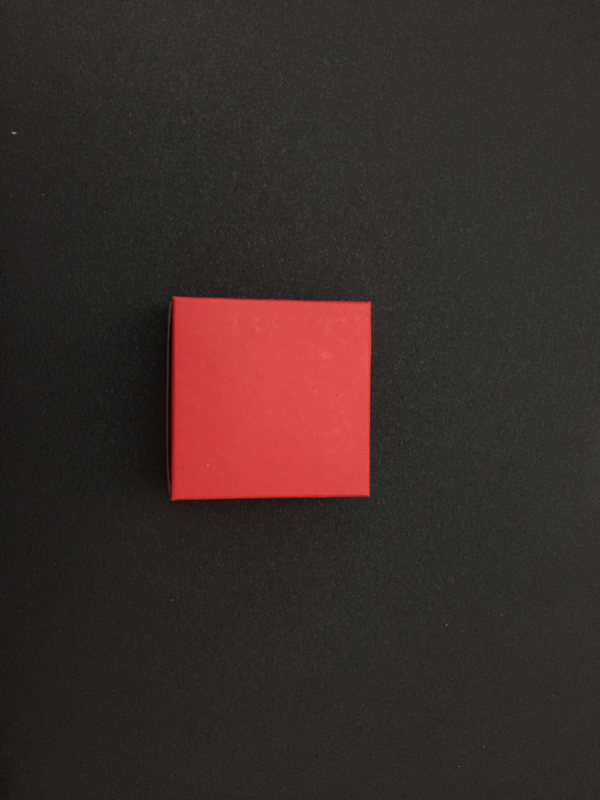
#> input picture data/olddata/dat6.jpeg, 1200 x 1600 px, found by its file name (shown at 1/2 size)
$ jupyter execute --allow-errors Untitled.ipynb
#> lines starting #> are read from the running program, lines starting #| are printed output that depends on the picture; after the words box and inside, x2 and y2 are one past the last pixel; in counts of white or black regions, pixels touching at a corner belong together
[cell 1]
import numpy as np
from matplotlib import pyplot as plt
import skimage

[cell 2]
skimage.io.available_plugins

#> (a cell that did not finish here is left out)

[cell 4]
image = skimage.io.imread("data/dat6.jpeg")
#> image is the input picture: shape (1600, 1200, 3); mean R, G, B 57, 43.9, 41.4

[cell 5]
print(image.shape)
#| (1600, 1200, 3)
plt.imshow(image)

[cell 6]
rescaled_image = skimage.transform.rescale(image, 0.25, anti_aliasing=False)
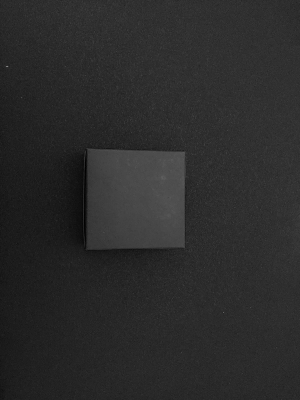
#> rescaled_image: shape (400, 300, 1) float64; min 0, max 0.525, mean 0.172

[cell 7]
plt.imshow(rescaled_image)

[cell 8]
red = rescaled_image[:,:,0]
#> (the rest of this cell did not finish here and is left out)

[cell 9]
f, axes = plt.subplots(nrows=1, ncols=3, figsize=(20,15))
axes[0].imshow(red, cmap="gray")
#> (the rest of this cell did not finish here and is left out)

[cell 10]
imgBin = red > skimage.filters.threshold_otsu(red)
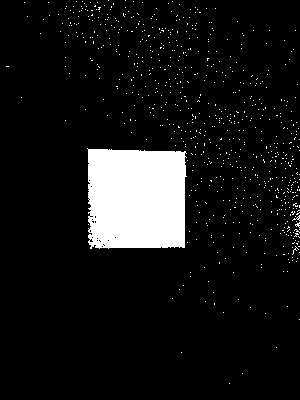
#> imgBin: shape (400, 300) bool; 8.6% white; 731 white regions (730 under 20 px), largest, box (x1, y1, x2, y2) and area: (87, 148, 187, 249) 9388

[cell 11]
plt.imshow(imgBin, cmap="gray")

[cell 12]
from skimage import morphology

[cell 13]
imgBin = morphology.opening(imgBin, np.ones(shape=(10,10)))
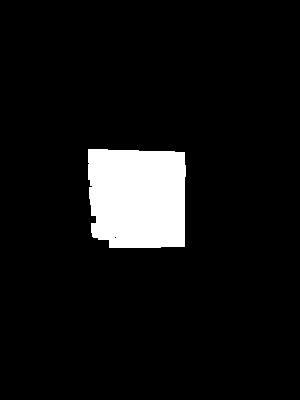
#> imgBin: shape (400, 300) bool; 7.6% white; 1 white region, box (x1, y1, x2, y2) and area: (88, 149, 186, 248) 9088
imgBin = morphology.closing(imgBin, np.ones(shape=(10,10)))
#> imgBin: shape (400, 300) bool; 7.6% white; 1 white region, box (x1, y1, x2, y2) and area: (88, 149, 186, 248) 9134

[cell 14]
plt.imshow(imgBin)

[cell 15]
np.shape(imgBin)
#> Out = (400, 300)

[cell 16]
for col in range(imgBin.shape[1]):
    if np.any(imgBin[:,col]) == True:
        row = np.where(imgBin[:,col])[0][0]
        print(row,col)
        break
#> this loop made 89 passes
#> row on pass 89: 149
#| 149 88
